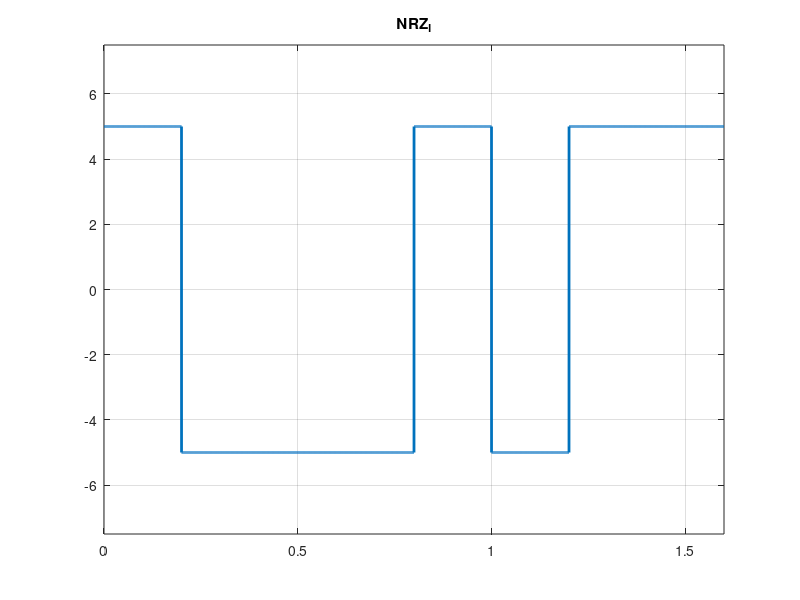

Recreate this plot in MATLAB.
clc;
clear;
close all;

bits = [0,1,0,0,1,1,1,0];
voltage = input("Enter the amplitude: ");
bit_rate = input("Enter the bit_rate: ");

pre_vol = 1;
amp = pre_vol * voltage;
len = length(bits);
Time = len/bit_rate;
sampling_frquency = 10000;

for i = 1:len
  if bits(i) == 1
    amplitude(i) = - amp;
  else
    amplitude(i) = amp;
  end
  amp = amplitude(i);
end
  
%Modulation
time = 0: 1/sampling_frquency:Time;
x = 1;
for i = 1:length(time)
  result(i) = amplitude(x);
  if bit_rate * time(i) >= x;
    x = x + 1;
  end
end

plot(time, result, 'Linewidth', 2);
axis([0 Time -voltage*1.5 voltage*1.5]);
grid on;
title('NRZ_I');

%Demodulation
x = 1;
for i = 1:length(time)
  if bit_rate * time(i) >= x
    tmp = result(i)/voltage;
    if tmp == pre_vol
      ans_bits(x) = 0;
    else
      ans_bits(x) = 1;
    end
    pre_vol = tmp;
    x = x + 1;
  end
end

disp("Orginal bit : ");
disp(bits);

disp("Demodulation: ");
disp(ans_bits);
  




